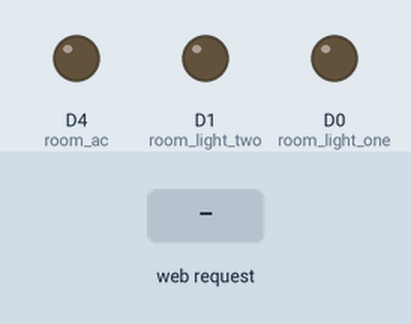
Recording of a sketch running on a simulated ESP8266 (NodeMCU). Shown: output pins drawn as LEDs (lit = HIGH). The inputs (shaded band) are chosen by the test bench. WiFi joins after 1.5 s; servers stay silent unless stated; what the sketch prints to the serial monitor is not drawn.

Above: at 2.7 s.
2.8 s: HTTP request GET /room/light_1?state=off received
At 3.3 s:
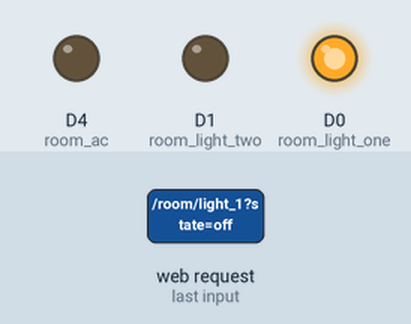
4.3 s: HTTP request GET /room/light_2?state=off received
At 5.6 s:
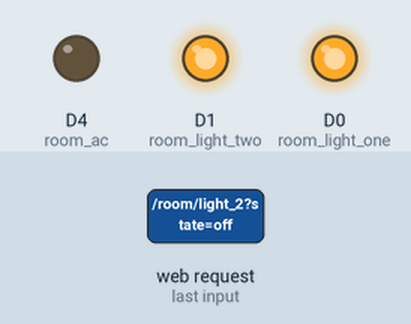
Timing chart, 0 to 7.3 s (numbered marks = the images above; inputs shaded):
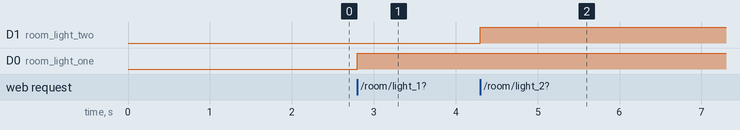

The sketch:

esp-side.ino
```cpp
#include <ESP8266WiFi.h>
#include <ESP8266WebServer.h>
#include <ArduinoJson.h>

//#include "index.h"

ESP8266WebServer server;
//char* ssid = "NETorare";
//char* password = "00GodIsDead00!";
char* ssid = "PedoPlanet";
char* password = "hootfoot1";

static const uint8_t D0   = 16;
static const uint8_t D1   = 5;
static const uint8_t D2   = 4;
static const uint8_t D3   = 0;
static const uint8_t D4   = 2;
static const uint8_t D5   = 14;
static const uint8_t D6   = 12;
static const uint8_t D7   = 13;
static const uint8_t D8   = 15;
static const uint8_t D9   = 3;
static const uint8_t D10  = 1;

const int room_light_one = D0;
const int room_light_two = D1;
String room_light_one_state = "on";
String room_light_two_state = "on";

double room_humid = 0, room_temp = 0;

const int room_ac = D4;
String room_ac_state = "on";


void setup()
{
  WiFi.begin(ssid,password);
  Serial.begin(9600);
  while(WiFi.status()!=WL_CONNECTED)
  {
    Serial.print(".");
    delay(500);
  }
  Serial.println("");
  Serial.print("IP Address: ");
  Serial.println(WiFi.localIP());

  server.on("/", handleIndex);
  server.on("/room/light_1", handleRoomLightOne);
  server.on("/room/light_2", handleRoomLightTwo);
  server.on("/room/light_all", handleRoomLightAll);
  server.on("/room/update_temp", handleRoomUpdateTemp);
  server.on("/room/ac", handleRoomAC);
  server.begin();

  pinMode(room_light_one, OUTPUT);
  pinMode(room_light_two, OUTPUT);
  pinMode(room_ac, OUTPUT);
}

void loop()
{
  server.handleClient();
}

void handleIndex() {
  // Prepare the data for serving it over HTTP
  String output = "<!DOCTYPE html><html>" +
    String("<head><meta name=\"viewport\" content=\"width=device-width, initial-scale=1\">") +
      "<link rel=\"icon\" href=\"data:,\">" +
      "<style>html { font-family: Helvetica; display: inline-block; margin: 0px auto; text-align: center;}" +
      ".button { background-color: #195B6A; border: none; color: white; padding: 16px 40px;" +
      "text-decoration: none; font-size: 30px; margin: 2px; cursor: pointer;}" +
      ".button2 {background-color: #77878A;}</style></head>" +
    "<body><h1>ESP8266 Web Server</h1>" +
      "<h3>Network: " + ssid + "</h3>" +
      "<p>Humidity: " + String(room_humid) + " temperature: " + String(room_temp) + "</p>";

      output += "<p><a href=\"/room/update_temp\"><button class=\"button\">UPDATE</button></a></p>";

      output += "<p>Both Lights</p>";
      if (room_light_one_state == "off" && room_light_two_state == "off")
      output += "<p><a href=\"/room/light_all?state=on\"><button class=\"button\">ON</button></a></p>";
      else
      output += "<p><a href=\"/room/light_all?state=off\"><button class=\"button button2\">OFF</button></a></p>";

      output += "<p>Light 1 - " + String(room_light_one_state) + "</p>";
      if (room_light_one_state == "off")
      output += "<p><a href=\"/room/light_1?state=on\"><button class=\"button\">ON</button></a></p>";
      else
      output += "<p><a href=\"/room/light_1?state=off\"><button class=\"button button2\">OFF</button></a></p>";

      output += "<p>Light 2 - " + String(room_light_two_state) + "</p>";
      if (room_light_two_state == "off")
      output += "<p><a href=\"/room/light_2?state=on\"><button class=\"button\">ON</button></a></p>";
      else
      output += "<p><a href=\"/room/light_2?state=off\"><button class=\"button button2\">OFF</button></a></p>";

      output += "<p>AC - " + String(room_ac_state) + "</p>";
      if (room_ac_state == "on")
      output += "<p><a href=\"/room/ac?state=off\"><button class=\"button button2\">OFF</button></a></p>";
      else
      output += "<p><a href=\"/room/ac?state=on\"><button class=\"button\">ON</button></a></p>";

    output += "</body></html>";

//  String output = MAIN_page;

  // Serve the data as plain text, for example
  server.send(200, "text/html", output);
}

void handleRoomLightOne() {
  String state=server.arg("state");
  room_light_one_state = state;
  if (state == "on") digitalWrite(room_light_one, LOW);
  else if (state == "off") digitalWrite(room_light_one, HIGH);
  handleIndex();
}

void handleRoomLightTwo() {
  String state=server.arg("state");
  room_light_two_state = state;
  if (state == "on") digitalWrite(room_light_two, LOW);
  else if (state == "off") digitalWrite(room_light_two, HIGH);
  handleIndex();
}

void handleRoomLightAll() {
  String state=server.arg("state");
  room_light_one_state = state;
  room_light_two_state = state;
  if (state == "on") {
    digitalWrite(room_light_one, LOW);
    digitalWrite(room_light_two, LOW);
  }
  else if (state == "off") {
    digitalWrite(room_light_one, HIGH);
    digitalWrite(room_light_two, HIGH);
  }
  handleIndex();
}

void handleRoomAC() {
  String state=server.arg("state");
  room_ac_state = state;
  if (state == "on") digitalWrite(room_ac, LOW);
  else if (state == "off") digitalWrite(room_ac, HIGH);
  handleIndex();
}

void handleRoomUpdateTemp() {
  // Send a JSON-formatted request with key "type" and value "request"
  // then parse the JSON-formatted response with keys "gas" and "distance"
  DynamicJsonDocument doc(1024);

  // Sending the request
  doc["type"] = "request";
  serializeJson(doc, Serial);

  // Reading the response
  boolean messageReady = false;
  String message = "";
  while(messageReady == false) { // blocking but that's ok
    if(Serial.available()) {
      message = Serial.readString();
      messageReady = true;
    }
  }

  // Attempt to deserialize the JSON-formatted message
  DeserializationError error = deserializeJson(doc, message);
  Serial.println(message);
  if(error) {
    Serial.print(F("deserializeJson() failed: "));
    Serial.println(error.c_str());
    String output = "Error: " + String(error.c_str());
    server.send(200, "text/plain", output);
  }
  room_humid = doc["humid"];
  room_temp = doc["temp"];

  handleIndex();
}
```

Measured:
- after the input at 2.8 s, D0 (room_light_one): LOW → HIGH at once
- after the input at 4.3 s, D1 (room_light_two): LOW → HIGH at once
